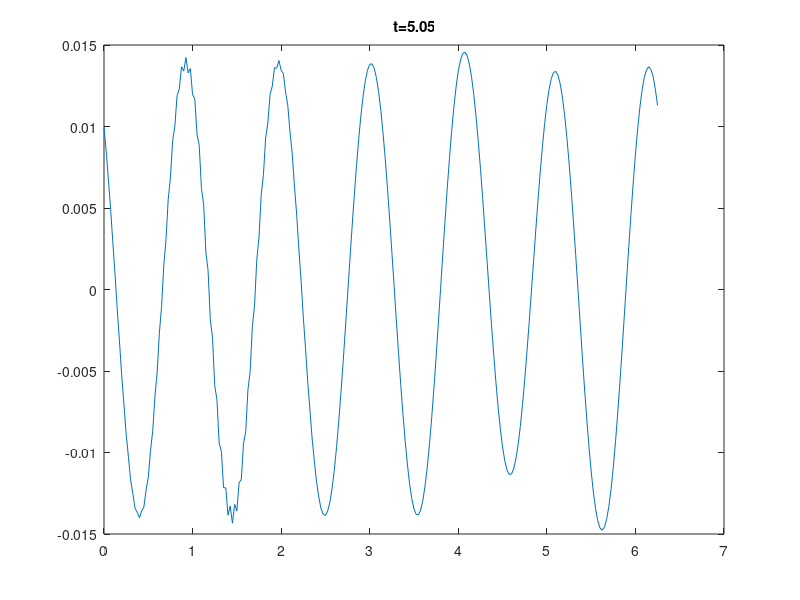

MATLAB code for this plot:
% solve ut+c*ux=0, with periodic BC
c=1;
lambda=2.0;
h=1/40;

x=(0:h:2*pi)';
x=x(1:end-1);
N=length(x);

dt=lambda*h;

D0=(spdiags(ones(N,1),1,N,N)-spdiags(ones(N,1),-1,N,N));
Dm=(spdiags(ones(N,1),0,N,N)-spdiags(ones(N,1),-1,N,N));

%do the periodic BC
D0(1,end)=-1;
D0(end,1)=1;

Dm(1,end)=-1;

D0=D0/(2*h);
Dm=Dm/h;


I=speye(N);


u0=@(x)sin(6*x);


Ucur = u0(x);

figure

for step=1:100
    Unew=(I+c*dt*D0)\Ucur; %backward Euler
    %Unew=Ucur-c*dt*Dm*Ucur; %upwind
    
    % switch for next stage
    Ucur=Unew;
    plot(x,Ucur)
    title(['t=',num2str((step+1)*dt)])
    pause(0.01)
end



